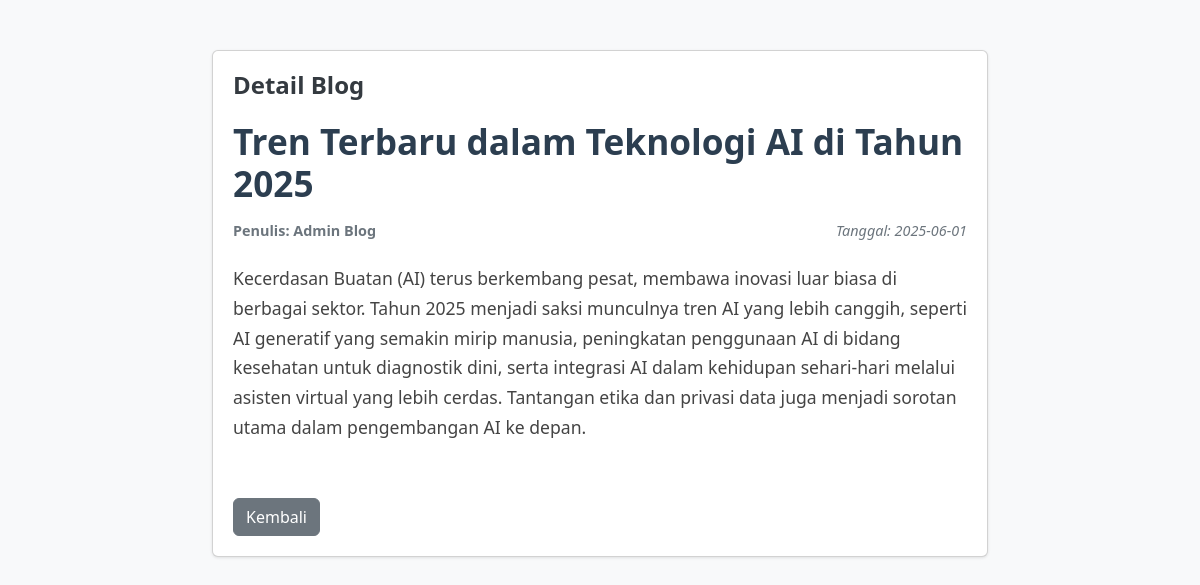
/file/admin/form/blogview.php?id=1, run on the app's committed database.
### tables this page shows
CREATE TABLE `blog` (
  `idblog` int(11) NOT NULL,
  `penulis` varchar(100) NOT NULL,
  `tanggalbuat` date NOT NULL,
  `judul` varchar(255) NOT NULL,
  `isi` mediumtext NOT NULL,
  `idkategori` int(11) NOT NULL
);

### file/admin/form/blogview.php (the view, shortened to what this page needs)
<?php
global $conn;
$id = isset($_GET['id']) ? (int) $_GET['id'] : 0;
$query = mysqli_query($conn, "SELECT * FROM blog WHERE idblog = $id");
$row = mysqli_fetch_assoc($query);
?>
<!DOCTYPE html>
<html lang="en">
<head>
    <link href="https://cdn.jsdelivr.net/npm/bootstrap@5.3.3/dist/css/bootstrap.min.css" rel="stylesheet">
    <link rel="stylesheet" href="https://cdnjs.cloudflare.com/ajax/libs/font-awesome/6.0.0-beta3/css/all.min.css">
</head>
<body>
    <div class="container">
        <div class="card">
            <h2 class="card-title">Detail Blog</h2>
            <div class="blog-details">
                <h3 class="blog-title"><?php echo $row['judul']; ?></h3>
                <div class="author-date">
                    <span class="author">Penulis: <?php echo $row['penulis']; ?></span>
                    <span class="post-date">Tanggal: <?php echo $row['tanggalbuat']; ?></span>
                </div>
                <p class="blog-content"><?php echo $row['isi']; ?></p>
                <a href="index.php?page=admin" class="btn btn-secondary back-button">Kembali</a>
            </div>
        </div>
    </div>
</body>
</html>

### file/admin/form/blogview.php (style rules this page uses)
body { font-family: 'Segoe UI', Tahoma, Geneva, Verdana, sans-serif; background-color: #f8f9fa; }
.container { max-width: 800px; margin-top: 50px; }
.card { background-color: white; border-radius: 0.375rem; box-shadow: 0 1px 3px rgba(0, 0, 0, 0.1); padding: 20px; }
.card-title { font-size: 1.5rem; font-weight: bold; margin-bottom: 20px; color: #343a40; }
.blog-details { line-height: 1.7; }
.blog-title { font-size: 2.2rem; font-weight: bold; margin-bottom: 15px; color: #2c3e50; }
.author-date { font-size: 0.9rem; color: #6c757d; margin-bottom: 20px; display: flex; justify-content: space-between; align-items: center; }
.author { font-weight: bold; }
.post-date { font-style: italic; }
.blog-content { font-size: 1.1rem; color: #444; margin-bottom: 25px; white-space: pre-line; }
.back-button { margin-top: 30px; }

### data on the page
blog: judul "Tren Terbaru dalam Teknologi AI di Tahun 2025", penulis "Admin Blog", tanggalbuat "2025-06-01", isi "Kecerdasan Buatan (AI) terus berkembang pesat, membawa inovasi luar biasa di berbagai sektor. Tahun 2025 menjadi saksi munculnya tren AI yang lebih canggih, seperti AI generatif yang semakin mirip manusia, peningkatan penggunaan AI di bidang kesehatan untuk diagnostik dini, serta integrasi AI dalam kehidupan sehari-hari melalui asisten virtual yang lebih cerdas. Tantangan etika dan privasi data juga menjadi sorotan utama dalam pengembangan AI ke depan."
